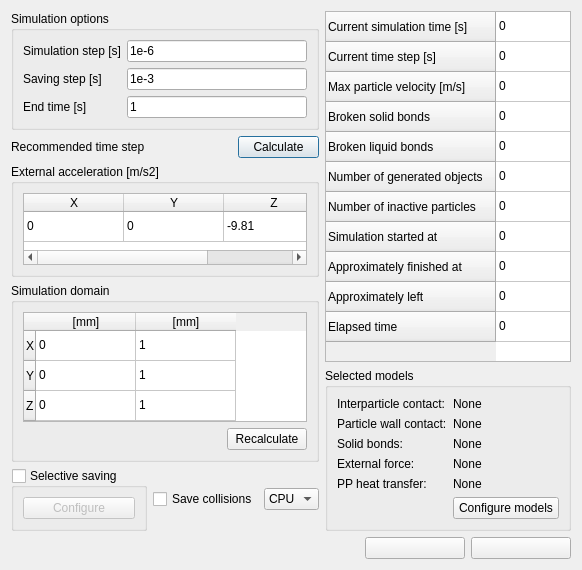
<?xml version="1.0" encoding="UTF-8"?>
<ui version="4.0">
 <class>simulatorTab</class>
 <widget class="QDialog" name="simulatorTab">
  <property name="geometry">
   <rect>
    <x>0</x>
    <y>0</y>
    <width>582</width>
    <height>570</height>
   </rect>
  </property>
  <property name="windowTitle">
   <string>Simulator</string>
  </property>
  <layout class="QGridLayout" name="gridLayout_2">
   <item row="0" column="0">
    <layout class="QVBoxLayout" name="verticalLayout_2">
     <item>
      <widget class="QGroupBox" name="groupBoxSimOption">
       <property name="title">
        <string>Simulation options</string>
       </property>
       <layout class="QFormLayout" name="formLayout">
        <property name="fieldGrowthPolicy">
         <enum>QFormLayout::AllNonFixedFieldsGrow</enum>
        </property>
        <item row="0" column="0">
         <widget class="QLabel" name="simStepLabel">
          <property name="text">
           <string>Simulation step [s]</string>
          </property>
         </widget>
        </item>
        <item row="0" column="1">
         <widget class="QLineEdit" name="simulationStep">
          <property name="toolTip">
           <string>Time step used for integration scheme</string>
          </property>
          <property name="text">
           <string>1e-6</string>
          </property>
         </widget>
        </item>
        <item row="1" column="0">
         <widget class="QLabel" name="savingStepLabel">
          <property name="text">
           <string>Saving step [s]</string>
          </property>
         </widget>
        </item>
        <item row="1" column="1">
         <widget class="QLineEdit" name="savingStep">
          <property name="toolTip">
           <string>Defines how often data will be saved</string>
          </property>
          <property name="text">
           <string>1e-3</string>
          </property>
         </widget>
        </item>
        <item row="2" column="0">
         <widget class="QLabel" name="endTimeLabel">
          <property name="text">
           <string>End time [s]</string>
          </property>
         </widget>
        </item>
        <item row="2" column="1">
         <widget class="QLineEdit" name="endTime">
          <property name="toolTip">
           <string>End time point when simulation should be finished</string>
          </property>
          <property name="text">
           <string>1</string>
          </property>
         </widget>
        </item>
       </layout>
      </widget>
     </item>
     <item>
      <layout class="QHBoxLayout" name="horizontalLayout_9">
       <item>
        <widget class="QLabel" name="reccomended_2">
         <property name="toolTip">
          <string>10% of Rayleigh time</string>
         </property>
         <property name="text">
          <string>Recommended time step</string>
         </property>
        </widget>
       </item>
       <item>
        <widget class="QLabel" name="RecommendedTimeStep">
         <property name="minimumSize">
          <size>
           <width>80</width>
           <height>0</height>
          </size>
         </property>
         <property name="toolTip">
          <string>Recommended time step - see documentation</string>
         </property>
         <property name="text">
          <string/>
         </property>
        </widget>
       </item>
       <item>
        <widget class="QPushButton" name="updateRayleighButton">
         <property name="toolTip">
          <string>Update recommendet time step (10% of Rayleigh time)</string>
         </property>
         <property name="text">
          <string>Calculate</string>
         </property>
        </widget>
       </item>
      </layout>
     </item>
     <item>
      <widget class="QGroupBox" name="groupBoxExternAccel">
       <property name="minimumSize">
        <size>
         <width>0</width>
         <height>90</height>
        </size>
       </property>
       <property name="title">
        <string>External acceleration [m/s2]</string>
       </property>
       <layout class="QVBoxLayout" name="verticalLayout">
        <item>
         <widget class="QTableWidget" name="accelerationTable">
          <property name="minimumSize">
           <size>
            <width>0</width>
            <height>50</height>
           </size>
          </property>
          <property name="toolTip">
           <string>External acceleration (gravity)</string>
          </property>
          <attribute name="horizontalHeaderVisible">
           <bool>true</bool>
          </attribute>
          <attribute name="horizontalHeaderCascadingSectionResizes">
           <bool>true</bool>
          </attribute>
          <attribute name="horizontalHeaderDefaultSectionSize">
           <number>100</number>
          </attribute>
          <attribute name="verticalHeaderVisible">
           <bool>false</bool>
          </attribute>
          <attribute name="verticalHeaderDefaultSectionSize">
           <number>30</number>
          </attribute>
          <row>
           <property name="text">
            <string>x  </string>
           </property>
          </row>
          <column>
           <property name="text">
            <string>X</string>
           </property>
          </column>
          <column>
           <property name="text">
            <string>Y</string>
           </property>
          </column>
          <column>
           <property name="text">
            <string>Z</string>
           </property>
          </column>
          <item row="0" column="0">
           <property name="text">
            <string>0</string>
           </property>
          </item>
          <item row="0" column="1">
           <property name="text">
            <string>0</string>
           </property>
          </item>
          <item row="0" column="2">
           <property name="text">
            <string>-9.81</string>
           </property>
          </item>
         </widget>
        </item>
       </layout>
      </widget>
     </item>
     <item>
      <widget class="QGroupBox" name="groupBoxSimDomain">
       <property name="toolTip">
        <string>The volume where all objects will be simulated</string>
       </property>
       <property name="title">
        <string>Simulation domain</string>
       </property>
       <layout class="QVBoxLayout" name="verticalLayout_8">
        <item>
         <widget class="QTableWidget" name="boundingBoxTable">
          <property name="minimumSize">
           <size>
            <width>0</width>
            <height>110</height>
           </size>
          </property>
          <property name="toolTip">
           <string>Coordinates of bounding box</string>
          </property>
          <attribute name="horizontalHeaderCascadingSectionResizes">
           <bool>true</bool>
          </attribute>
          <attribute name="horizontalHeaderDefaultSectionSize">
           <number>100</number>
          </attribute>
          <attribute name="horizontalHeaderStretchLastSection">
           <bool>false</bool>
          </attribute>
          <attribute name="verticalHeaderCascadingSectionResizes">
           <bool>false</bool>
          </attribute>
          <row>
           <property name="text">
            <string>X</string>
           </property>
          </row>
          <row>
           <property name="text">
            <string>Y</string>
           </property>
          </row>
          <row>
           <property name="text">
            <string>Z</string>
           </property>
          </row>
          <column>
           <property name="text">
            <string>[mm]</string>
           </property>
          </column>
          <column>
           <property name="text">
            <string>[mm]</string>
           </property>
          </column>
          <item row="0" column="0">
           <property name="text">
            <string>0</string>
           </property>
           <property name="toolTip">
            <string>Min X coordinate</string>
           </property>
          </item>
          <item row="0" column="1">
           <property name="text">
            <string>1</string>
           </property>
          </item>
          <item row="1" column="0">
           <property name="text">
            <string>0</string>
           </property>
          </item>
          <item row="1" column="1">
           <property name="text">
            <string>1</string>
           </property>
          </item>
          <item row="2" column="0">
           <property name="text">
            <string>0</string>
           </property>
          </item>
          <item row="2" column="1">
           <property name="text">
            <string>1</string>
           </property>
          </item>
         </widget>
        </item>
        <item>
         <layout class="QHBoxLayout" name="horizontalLayout_6">
          <item>
           <spacer name="horizontalSpacer_3">
            <property name="orientation">
             <enum>Qt::Horizontal</enum>
            </property>
            <property name="sizeHint" stdset="0">
             <size>
              <width>40</width>
              <height>20</height>
             </size>
            </property>
           </spacer>
          </item>
          <item>
           <widget class="QPushButton" name="recalculateSimVolume">
            <property name="toolTip">
             <string>Automatically recalculate simulation domain</string>
            </property>
            <property name="text">
             <string>Recalculate</string>
            </property>
           </widget>
          </item>
         </layout>
        </item>
       </layout>
      </widget>
     </item>
     <item>
      <layout class="QHBoxLayout" name="horizontalLayout_2">
       <item>
        <widget class="QGroupBox" name="groupBoxSelectiveSaving">
         <property name="enabled">
          <bool>true</bool>
         </property>
         <property name="title">
          <string>Selective saving</string>
         </property>
         <property name="checkable">
          <bool>true</bool>
         </property>
         <property name="checked">
          <bool>false</bool>
         </property>
         <layout class="QGridLayout" name="gridLayout">
          <item row="0" column="0">
           <widget class="QPushButton" name="pushButtonConfSelectiveSaving">
            <property name="text">
             <string>Configure</string>
            </property>
           </widget>
          </item>
         </layout>
        </widget>
       </item>
       <item>
        <widget class="QCheckBox" name="checkBoxCollisions">
         <property name="toolTip">
          <string>Turn on/off collision saving (can lead to large amount of generated data)</string>
         </property>
         <property name="text">
          <string>Save collisions</string>
         </property>
        </widget>
       </item>
       <item>
        <widget class="QComboBox" name="comboSimulatorType">
         <item>
          <property name="text">
           <string>CPU</string>
          </property>
         </item>
         <item>
          <property name="text">
           <string>GPU</string>
          </property>
         </item>
        </widget>
       </item>
      </layout>
     </item>
    </layout>
   </item>
   <item row="0" column="1">
    <layout class="QVBoxLayout" name="verticalLayout_5" stretch="1,0">
     <item>
      <widget class="QTableWidget" name="statTable">
       <property name="toolTip">
        <string>Main statistics</string>
       </property>
       <property name="editTriggers">
        <set>QAbstractItemView::NoEditTriggers</set>
       </property>
       <attribute name="horizontalHeaderVisible">
        <bool>false</bool>
       </attribute>
       <attribute name="horizontalHeaderStretchLastSection">
        <bool>true</bool>
       </attribute>
       <row>
        <property name="text">
         <string>Current simulation time [s]</string>
        </property>
       </row>
       <row>
        <property name="text">
         <string>Current time step [s]</string>
        </property>
       </row>
       <row>
        <property name="text">
         <string>Max particle velocity [m/s]</string>
        </property>
       </row>
       <row>
        <property name="text">
         <string>Broken solid bonds</string>
        </property>
       </row>
       <row>
        <property name="text">
         <string>Broken liquid bonds</string>
        </property>
       </row>
       <row>
        <property name="text">
         <string>Number of generated objects</string>
        </property>
       </row>
       <row>
        <property name="text">
         <string>Number of inactive particles</string>
        </property>
       </row>
       <row>
        <property name="text">
         <string>Simulation started at</string>
        </property>
       </row>
       <row>
        <property name="text">
         <string>Approximately finished at</string>
        </property>
       </row>
       <row>
        <property name="text">
         <string>Approximately left</string>
        </property>
       </row>
       <row>
        <property name="text">
         <string>Elapsed time</string>
        </property>
       </row>
       <column>
        <property name="text">
         <string>New Column</string>
        </property>
       </column>
       <item row="0" column="0">
        <property name="text">
         <string>0</string>
        </property>
       </item>
       <item row="1" column="0">
        <property name="text">
         <string>0</string>
        </property>
       </item>
       <item row="2" column="0">
        <property name="text">
         <string>0</string>
        </property>
       </item>
       <item row="3" column="0">
        <property name="text">
         <string>0</string>
        </property>
       </item>
       <item row="4" column="0">
        <property name="text">
         <string>0</string>
        </property>
       </item>
       <item row="5" column="0">
        <property name="text">
         <string>0</string>
        </property>
       </item>
       <item row="6" column="0">
        <property name="text">
         <string>0</string>
        </property>
       </item>
       <item row="7" column="0">
        <property name="text">
         <string>0</string>
        </property>
       </item>
       <item row="8" column="0">
        <property name="text">
         <string>0</string>
        </property>
       </item>
       <item row="9" column="0">
        <property name="text">
         <string>0</string>
        </property>
       </item>
       <item row="10" column="0">
        <property name="text">
         <string>0</string>
        </property>
       </item>
      </widget>
     </item>
     <item>
      <widget class="QGroupBox" name="groupBoxModels">
       <property name="title">
        <string>Selected models</string>
       </property>
       <layout class="QFormLayout" name="formLayout_3">
        <item row="0" column="0">
         <widget class="QLabel" name="labelPPText">
          <property name="maximumSize">
           <size>
            <width>120</width>
            <height>16777215</height>
           </size>
          </property>
          <property name="text">
           <string>Interparticle contact:</string>
          </property>
          <property name="alignment">
           <set>Qt::AlignLeading|Qt::AlignLeft|Qt::AlignTop</set>
          </property>
         </widget>
        </item>
        <item row="0" column="1">
         <widget class="QLabel" name="labelPP">
          <property name="text">
           <string>None</string>
          </property>
         </widget>
        </item>
        <item row="1" column="0">
         <widget class="QLabel" name="labelPWText">
          <property name="text">
           <string>Particle wall contact:</string>
          </property>
          <property name="alignment">
           <set>Qt::AlignLeading|Qt::AlignLeft|Qt::AlignTop</set>
          </property>
         </widget>
        </item>
        <item row="1" column="1">
         <widget class="QLabel" name="labelPW">
          <property name="text">
           <string>None</string>
          </property>
         </widget>
        </item>
        <item row="2" column="0">
         <widget class="QLabel" name="labelSBText">
          <property name="text">
           <string>Solid bonds:</string>
          </property>
          <property name="alignment">
           <set>Qt::AlignLeading|Qt::AlignLeft|Qt::AlignTop</set>
          </property>
         </widget>
        </item>
        <item row="2" column="1">
         <widget class="QLabel" name="labelSB">
          <property name="text">
           <string>None</string>
          </property>
         </widget>
        </item>
        <item row="3" column="0">
         <widget class="QLabel" name="labelEFText">
          <property name="text">
           <string>External force:</string>
          </property>
          <property name="alignment">
           <set>Qt::AlignLeading|Qt::AlignLeft|Qt::AlignTop</set>
          </property>
         </widget>
        </item>
        <item row="3" column="1">
         <widget class="QLabel" name="labelEF">
          <property name="text">
           <string>None</string>
          </property>
         </widget>
        </item>
        <item row="4" column="0">
         <widget class="QLabel" name="label">
          <property name="text">
           <string>PP heat transfer:</string>
          </property>
          <property name="alignment">
           <set>Qt::AlignLeading|Qt::AlignLeft|Qt::AlignTop</set>
          </property>
         </widget>
        </item>
        <item row="4" column="1">
         <widget class="QLabel" name="labelHT_PP">
          <property name="text">
           <string>None</string>
          </property>
         </widget>
        </item>
        <item row="6" column="1">
         <widget class="QPushButton" name="pushButtonModels">
          <property name="text">
           <string>Configure models</string>
          </property>
         </widget>
        </item>
       </layout>
      </widget>
     </item>
    </layout>
   </item>
   <item row="1" column="0" colspan="2">
    <layout class="QHBoxLayout" name="horizontalLayout">
     <item>
      <widget class="QLabel" name="statusMessage">
       <property name="text">
        <string/>
       </property>
      </widget>
     </item>
     <item>
      <widget class="QPushButton" name="startButton">
       <property name="maximumSize">
        <size>
         <width>100</width>
         <height>16777215</height>
        </size>
       </property>
       <property name="toolTip">
        <string>Start/Pause calculations</string>
       </property>
       <property name="text">
        <string/>
       </property>
       <property name="icon">
        <iconset resource="../../MUSEN/QT_GUI/qt_gui.qrc">
         <normaloff>:/QT_GUI/Pictures/play.png</normaloff>:/QT_GUI/Pictures/play.png</iconset>
       </property>
      </widget>
     </item>
     <item>
      <widget class="QPushButton" name="stopButton">
       <property name="maximumSize">
        <size>
         <width>100</width>
         <height>16777215</height>
        </size>
       </property>
       <property name="toolTip">
        <string>Stop calculation (no possibility to continue)</string>
       </property>
       <property name="text">
        <string/>
       </property>
       <property name="icon">
        <iconset resource="../../MUSEN/QT_GUI/qt_gui.qrc">
         <normaloff>:/QT_GUI/Pictures/stop.png</normaloff>:/QT_GUI/Pictures/stop.png</iconset>
       </property>
      </widget>
     </item>
    </layout>
   </item>
  </layout>
 </widget>
 <resources>
  <include location="../../MUSEN/QT_GUI/qt_gui.qrc"/>
 </resources>
 <connections/>
</ui>
